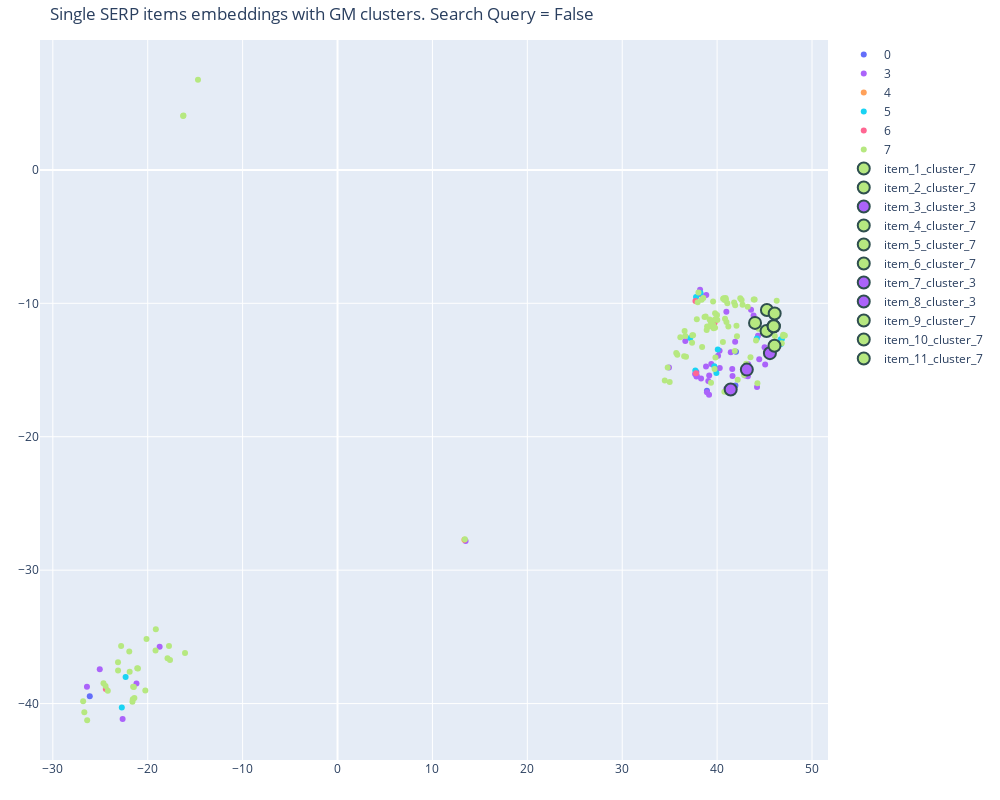

The notebook cell this image was saved under:
### Code cell
fig = go.Figure()

embs=[]
labels=[]
for iid in sample.serp.unique()[0].split(','):
    try:
        embs.append(tsne_items_embeddings[item_dict[int(iid)]])
        labels.append(item_labels[item_dict[int(iid)]])
    except KeyError:
        continue

embs=np.array(embs)
labels=np.array(labels)
for label in set(labels):
    idxs=labels==label
    label_embedding=embs[idxs]
    fig.add_trace(go.Scatter(x=label_embedding[:,0], y=label_embedding[:,1], name=str(label), marker={'color':colors[label]}, mode='markers'))
for j,(i,r) in enumerate(sample.iterrows()):
    fig.add_trace(go.Scatter(x=[tsne_items_embeddings[r.item_number, 0]], 
                                y=[tsne_items_embeddings[r.item_number, 1]], 
                                name=f'item_{j+1}_cluster_{item_labels[r.item_number]}', mode='markers', 
                                #legendgroup='session_items',
                                marker=dict(size=12,
                                            color=colors[item_labels[r.item_number]],
                                        line=dict(width=2,
                                        color='DarkSlateGrey'))))


fig.update_layout(title=f'Single SERP items embeddings with GM clusters. Search Query = {is_search_query(sample.query_id.unique()[0])}',
                  margin=dict(l=40, r=40, t=40, b=40),
                  width=1000, height=800)
fig.show()

### Figure 1 — Plotly figure (JSON) as saved in the notebook; plotly's stock layout.template omitted (floating-point values rounded to 4 significant figures)
{"data": [{"marker": {"color": "#636EFA"}, "mode": "markers", "name": "0", "type": "scatter", "x": [41.99, 41.59, 41.93, -26.11, 38.93], "y": [-13.64, -16.33, -16.16, -39.44, -16.55]}, {"marker": {"color": "#AB63FA"}, "mode": "markers", "name": "3", "type": "scatter", "x": [41.62, 42.96, 45.06, 43.58, 43.84, 39.38, 41.59, 43.13, 43.28, 41.9, 13.5, 40.1, 41.43, 45.56, 40.97, -18.74, -26.4, 44.2, 36.65, 38.85, 38.26, 38.2, 37.82, 40.26, 34.93, 43.24, 40.97, 38.83, 46.25, 44.44, -25.05, 41.43, 39.07, 39.15, 37.68, 37.85, -21.19, 41.44, 45.07, 40.28, -22.64, 39.17, 45.0, 44.31, 38.93, 37.82, 38.31, 41.24, 39.91], "y": [-15.46, -15.42, -14.59, -10.48, -10.91, -14.55, -14.92, -14.97, -14.56, -12.87, -27.82, -13.92, -16.46, -13.74, -10.64, -35.73, -38.74, -16.26, -12.83, -9.383, -9.316, -8.988, -15.15, -13.56, -14.82, -15.46, -16.4, -14.74, -13.05, -14.18, -37.43, -16.38, -15.82, -16.86, -15.31, -15.4, -38.49, -13.66, -10.57, -14.86, -41.16, -15.42, -13.3, -12.43, -16.67, -15.48, -15.63, -16.37, -14.99]}, {"marker": {"color": "#FFA15A"}, "mode": "markers", "name": "4", "type": "scatter", "x": [13.37], "y": [-27.72]}, {"marker": {"color": "#19D3F3"}, "mode": "markers", "name": "5", "type": "scatter", "x": [41.39, 37.78, 38.25, 41.33, 46.83, 46.72, 40.07, -22.73, 46.69, 37.17, -22.33, 44.18, 39.92, 37.7, 39.7], "y": [-16.4, -9.521, -9.234, -16.27, -12.65, -13.04, -13.46, -40.29, -12.71, -12.59, -38.01, -12.63, -15.23, -15.03, -14.71]}, {"marker": {"color": "#FF6692"}, "mode": "markers", "name": "6", "type": "scatter", "x": [-24.42, 37.72, 37.77, 39.74], "y": [-38.91, -9.826, -15.23, -11.45]}, {"marker": {"color": "#B6E880"}, "mode": "markers", "name": "7", "type": "scatter", "x": [45.96, 34.79, 41.08, 43.23, 43.85, 44.36, -21.61, 42.68, 39.79, 41.18, 42.17, 40.83, 46.07, -20.13, 41.43, 38.42, 46.95, 35.69, 46.28, 36.52, -17.76, 37.86, 43.95, -23.13, -21.57, 38.54, 35.8, 40.02, 43.06, -21.54, 42.09, 40.7, 36.72, -21.4, 38.37, 38.03, 43.08, -21.9, 40.61, 39.63, -19.18, 46.97, -17.91, 35.0, -19.14, 39.58, 42.84, 39.21, -21.94, 36.58, -26.38, -22.8, -24.45, 36.65, -14.7, 42.58, 46.08, 46.08, 46.81, 41.87, 39.62, 39.91, 45.2, 41.79, 42.44, 39.99, 47.14, 46.05, -21.46, 41.48, 38.79, 38.67, 37.46, 40.76, -20.25, 39.16, 38.94, 39.33, -24.66, -26.8, -23.13, 36.12, 42.04, 45.25, -17.65, -24.2, 39.79, 44.25, -26.68, -21.03, -21.1, -16.24, -16.27, 34.49, 40.98, 41.9, 13.42, 38.9, 37.95, 40.89, 40.93, 40.63, 39.48, 37.36, 39.73, 39.82, 39.79, 39.36, 43.52, 44.1, 40.79, -16.07, 44.0, 37.38], "y": [-11.71, -14.81, -9.997, -10.26, -9.721, -11.91, -39.86, -10.12, -11.83, -11.74, -15.72, -11.15, -10.76, -35.15, -16.48, -13.27, -12.45, -13.72, -9.806, -13.97, -35.68, -11.2, -9.722, -36.91, -39.67, -9.603, -13.86, -11.25, -14.53, -38.75, -12.47, -9.62, -14.01, -39.58, -9.742, -9.188, -14.64, -37.61, -12.9, -11.87, -36.03, -12.35, -36.6, -15.9, -34.43, -9.868, -15.38, -11.21, -36.1, -12.07, -41.25, -35.68, -38.68, -12.45, 6.756, -9.761, -11.1, -12.44, -12.99, -13.57, -11.64, -11.17, -12.07, -9.945, -9.625, -10.87, -12.41, -13.18, -38.77, -16.55, -11.0, -11.03, -12.39, -16.62, -39.03, -11.74, -11.74, -11.4, -38.48, -39.82, -37.53, -12.55, -11.69, -10.51, -36.73, -39.03, -10.74, -15.98, -40.66, -37.38, -37.35, 4.08, 4.034, -15.78, -11.39, -10.15, -27.69, -12.01, -9.912, -9.595, -9.711, -9.652, -11.33, -12.95, -14.93, -14.06, -11.19, -15.96, -14.04, -12.79, -9.754, -36.21, -11.47, -12.4]}, {"marker": {"color": "#B6E880", "line": {"color": "DarkSlateGrey", "width": 2}, "size": 12}, "mode": "markers", "name": "item_1_cluster_7", "type": "scatter", "x": [45.25], "y": [-10.51]}, {"marker": {"color": "#B6E880", "line": {"color": "DarkSlateGrey", "width": 2}, "size": 12}, "mode": "markers", "name": "item_2_cluster_7", "type": "scatter", "x": [45.2], "y": [-12.07]}, {"marker": {"color": "#AB63FA", "line": {"color": "DarkSlateGrey", "width": 2}, "size": 12}, "mode": "markers", "name": "item_3_cluster_3", "type": "scatter", "x": [45.56], "y": [-13.74]}, {"marker": {"color": "#B6E880", "line": {"color": "DarkSlateGrey", "width": 2}, "size": 12}, "mode": "markers", "name": "item_4_cluster_7", "type": "scatter", "x": [44.0], "y": [-11.47]}, {"marker": {"color": "#B6E880", "line": {"color": "DarkSlateGrey", "width": 2}, "size": 12}, "mode": "markers", "name": "item_5_cluster_7", "type": "scatter", "x": [46.05], "y": [-13.18]}, {"marker": {"color": "#B6E880", "line": {"color": "DarkSlateGrey", "width": 2}, "size": 12}, "mode": "markers", "name": "item_6_cluster_7", "type": "scatter", "x": [46.07], "y": [-10.76]}, {"marker": {"color": "#AB63FA", "line": {"color": "DarkSlateGrey", "width": 2}, "size": 12}, "mode": "markers", "name": "item_7_cluster_3", "type": "scatter", "x": [41.43], "y": [-16.46]}, {"marker": {"color": "#AB63FA", "line": {"color": "DarkSlateGrey", "width": 2}, "size": 12}, "mode": "markers", "name": "item_8_cluster_3", "type": "scatter", "x": [43.13], "y": [-14.97]}, {"marker": {"color": "#B6E880", "line": {"color": "DarkSlateGrey", "width": 2}, "size": 12}, "mode": "markers", "name": "item_9_cluster_7", "type": "scatter", "x": [45.96], "y": [-11.71]}, {"marker": {"color": "#B6E880", "line": {"color": "DarkSlateGrey", "width": 2}, "size": 12}, "mode": "markers", "name": "item_10_cluster_7", "type": "scatter", "x": [45.96], "y": [-11.71]}, {"marker": {"color": "#B6E880", "line": {"color": "DarkSlateGrey", "width": 2}, "size": 12}, "mode": "markers", "name": "item_11_cluster_7", "type": "scatter", "x": [45.96], "y": [-11.71]}], "layout": {"height": 800, "margin": {"b": 40, "l": 40, "r": 40, "t": 40}, "title": {"text": "Single SERP items embeddings with GM clusters. Search Query = False"}, "width": 1000}}
